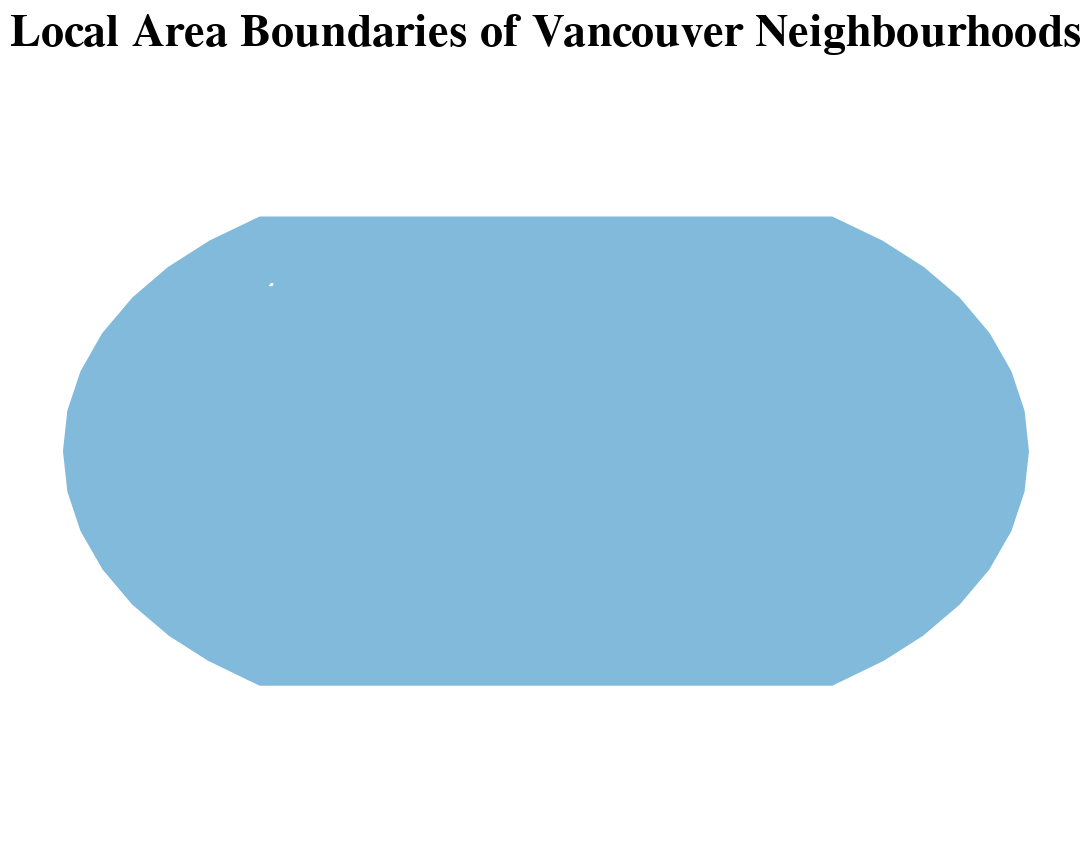

Notebook code cell kept with this figure:
### Code cell
# convert Geopandas Dataframe back to GeoJSON
choro_json = json.loads(van_areas.to_json())
choro_data = alt.Data(values=choro_json['features'])

label = alt.selection_single(
    fields=["properties.name"],
    on='mouseover',  # select on mouseover events   
    empty='none'     
)

# map choropleth layer
choro = alt.Chart(choro_data
    ).mark_geoshape(stroke='white'
    ).encode(
        alt.Color('properties.name:N',
                  scale=alt.Scale(scheme='blues'),
                  title = 'Neighbourhood',
                 legend=None),
        tooltip = [alt.Tooltip('properties.name:N', title='Neighbourhood')]
    ).properties(
        width=500,
        height=400,
        background='transparent',
        title="Local Area Boundaries of Vancouver Neighbourhoods"
    ).configure_view(strokeWidth=0
    ).configure_title(fontSize=24
    ).add_selection(label)


choro  
#choro.save("../figures/van_area_map.png")

### Figure 1 — Vega-Lite specification as saved in the notebook (floating-point values rounded to 4 significant figures; data arrays with more than 128 entries replaced by an {"elided": "..."} marker saying what was removed)
{"$schema": "https://vega.github.io/schema/vega-lite/v4.0.2.json", "background": "transparent", "config": {"title": {"fontSize": 24}, "view": {"continuousHeight": 300, "continuousWidth": 400, "strokeWidth": 0}}, "data": {"values": [{"geometry": {"coordinates": {"elided": "1x107x2 float values"}, "type": "Polygon"}, "id": "0", "properties": {"mapid": "AR", "name": "Arbutus-Ridge"}, "type": "Feature"}, {"geometry": {"coordinates": [[[-123.1, 49.29], [-123.1, 49.29], [-123.1, 49.29], [-123.1, 49.27], [-123.1, 49.27], [-123.1, 49.27], [-123.1, 49.27], [-123.1, 49.27], [-123.1, 49.27], [-123.1, 49.28], [-123.1, 49.28], [-123.1, 49.28], [-123.1, 49.29], [-123.1, 49.3], [-123.1, 49.29], [-123.1, 49.29]]], "type": "Polygon"}, "id": "1", "properties": {"mapid": "CBD", "name": "Downtown"}, "type": "Feature"}, {"geometry": {"coordinates": [[[-123.1, 49.26], [-123.1, 49.27], [-123.1, 49.27], [-123.1, 49.27], [-123.1, 49.27], [-123.1, 49.27], [-123.1, 49.27], [-123.1, 49.27], [-123.1, 49.27], [-123.1, 49.27], [-123.1, 49.27], [-123.1, 49.27], [-123.1, 49.27], [-123.1, 49.27], [-123.1, 49.27], [-123.1, 49.27], [-123.1, 49.27], [-123.1, 49.27], [-123.1, 49.28], [-123.1, 49.27], [-123.1, 49.27], [-123.1, 49.27], [-123.1, 49.26], [-123.1, 49.26], [-123.1, 49.26], [-123.1, 49.26], [-123.1, 49.26], [-123.1, 49.26], [-123.1, 49.26], [-123.1, 49.26], [-123.1, 49.26], [-123.1, 49.26], [-123.1, 49.26], [-123.1, 49.26], [-123.1, 49.26], [-123.1, 49.26], [-123.1, 49.26], [-123.1, 49.26], [-123.1, 49.26], [-123.1, 49.26], [-123.1, 49.26], [-123.1, 49.26], [-123.1, 49.26], [-123.1, 49.26], [-123.1, 49.26], [-123.1, 49.26], [-123.1, 49.26], [-123.1, 49.26], [-123.1, 49.26], [-123.1, 49.26], [-123.1, 49.26], [-123.1, 49.26], [-123.1, 49.26], [-123.1, 49.26], [-123.1, 49.26], [-123.1, 49.26], [-123.1, 49.26], [-123.1, 49.26]]], "type": "Polygon"}, "id": "2", "properties": {"mapid": "FAIR", "name": "Fairview"}, "type": "Feature"}, {"geometry": {"coordinates": [[[-123.1, 49.29], [-123.1, 49.29], [-123.1, 49.29], [-123.1, 49.29], [-123.1, 49.29], [-123.1, 49.26], [-123.1, 49.26], [-123.1, 49.27], [-123.1, 49.29]]], "type": "Polygon"}, "id": "3", "properties": {"mapid": "GW", "name": "Grandview-Woodland"}, "type": "Feature"}, {"geometry": {"coordinates": [[[-123.1, 49.29], [-123.1, 49.29], [-123.0, 49.29], [-123.0, 49.29], [-123.0, 49.29], [-123.0, 49.29], [-123.0, 49.27], [-123.0, 49.27], [-123.0, 49.27], [-123.0, 49.27], [-123.0, 49.26], [-123.0, 49.26], [-123.0, 49.26], [-123.0, 49.26], [-123.0, 49.26], [-123.0, 49.26], [-123.0, 49.26], [-123.0, 49.26], [-123.0, 49.26], [-123.0, 49.26], [-123.0, 49.26], [-123.0, 49.26], [-123.0, 49.26], [-123.0, 49.26], [-123.0, 49.26], [-123.0, 49.26], [-123.0, 49.26], [-123.0, 49.26], [-123.0, 49.26], [-123.0, 49.26], [-123.0, 49.26], [-123.0, 49.26], [-123.0, 49.26], [-123.0, 49.26], [-123.1, 49.26], [-123.1, 49.26], [-123.1, 49.29]]], "type": "Polygon"}, "id": "4", "properties": {"mapid": "HS", "name": "Hastings-Sunrise"}, "type": "Feature"}, {"geometry": {"coordinates": {"elided": "1x72x2 float values"}, "type": "Polygon"}, "id": "5", "properties": {"mapid": "MARP", "name": "Marpole"}, "type": "Feature"}, {"geometry": {"coordinates": {"elided": "1x65x2 float values"}, "type": "Polygon"}, "id": "6", "properties": {"mapid": "RP", "name": "Riley Park"}, "type": "Feature"}, {"geometry": {"coordinates": {"elided": "1x130x2 float values"}, "type": "Polygon"}, "id": "7", "properties": {"mapid": "SHAU", "name": "Shaughnessy"}, "type": "Feature"}, {"geometry": {"coordinates": [[[-123.1, 49.29], [-123.1, 49.29], [-123.1, 49.29], [-123.1, 49.27], [-123.1, 49.27], [-123.1, 49.27], [-123.1, 49.27], [-123.1, 49.27], [-123.1, 49.27], [-123.1, 49.27], [-123.1, 49.27], [-123.1, 49.27], [-123.1, 49.27], [-123.1, 49.27], [-123.1, 49.27], [-123.1, 49.27], [-123.1, 49.27], [-123.1, 49.27], [-123.1, 49.27], [-123.1, 49.27], [-123.1, 49.27], [-123.1, 49.27], [-123.1, 49.27], [-123.1, 49.27], [-123.1, 49.27], [-123.1, 49.27], [-123.1, 49.27], [-123.1, 49.27], [-123.1, 49.27], [-123.1, 49.27], [-123.1, 49.27], [-123.1, 49.27], [-123.1, 49.29]]], "type": "Polygon"}, "id": "8", "properties": {"mapid": "STR", "name": "Strathcona"}, "type": "Feature"}, {"geometry": {"coordinates": [[[-123.1, 49.28], [-123.1, 49.28], [-123.1, 49.28], [-123.1, 49.28], [-123.1, 49.29], [-123.1, 49.29], [-123.1, 49.29], [-123.1, 49.29], [-123.1, 49.29], [-123.1, 49.28], [-123.1, 49.28], [-123.1, 49.28]]], "type": "Polygon"}, "id": "9", "properties": {"mapid": "WE", "name": "West End"}, "type": "Feature"}, {"geometry": {"coordinates": {"elided": "1x111x2 float values"}, "type": "Polygon"}, "id": "10", "properties": {"mapid": "DS", "name": "Dunbar-Southlands"}, "type": "Feature"}, {"geometry": {"coordinates": {"elided": "1x102x2 float values"}, "type": "Polygon"}, "id": "11", "properties": {"mapid": "KERR", "name": "Kerrisdale"}, "type": "Feature"}, {"geometry": {"coordinates": {"elided": "1x85x2 float values"}, "type": "Polygon"}, "id": "12", "properties": {"mapid": "KIL", "name": "Killarney"}, "type": "Feature"}, {"geometry": {"coordinates": [[[-123.1, 49.28], [-123.1, 49.27], [-123.1, 49.27], [-123.1, 49.27], [-123.1, 49.27], [-123.1, 49.27], [-123.1, 49.27], [-123.1, 49.27], [-123.1, 49.27], [-123.1, 49.27], [-123.1, 49.27], [-123.1, 49.27], [-123.1, 49.27], [-123.1, 49.27], [-123.1, 49.27], [-123.1, 49.27], [-123.1, 49.27], [-123.1, 49.27], [-123.1, 49.26], [-123.2, 49.26], [-123.2, 49.26], [-123.2, 49.26], [-123.2, 49.26], [-123.2, 49.26], [-123.2, 49.27], [-123.2, 49.27], [-123.2, 49.28], [-123.2, 49.28], [-123.2, 49.28], [-123.1, 49.28], [-123.1, 49.28], [-123.1, 49.28], [-123.1, 49.28]]], "type": "Polygon"}, "id": "13", "properties": {"mapid": "KITS", "name": "Kitsilano"}, "type": "Feature"}, {"geometry": {"coordinates": [[[-123.1, 49.24], [-123.1, 49.23], [-123.1, 49.23], [-123.1, 49.26], [-123.1, 49.26], [-123.1, 49.26], [-123.1, 49.25], [-123.1, 49.25], [-123.1, 49.25], [-123.1, 49.25], [-123.1, 49.24], [-123.1, 49.24], [-123.1, 49.24], [-123.1, 49.24], [-123.1, 49.24], [-123.1, 49.24], [-123.1, 49.24], [-123.1, 49.24], [-123.1, 49.24], [-123.1, 49.24], [-123.1, 49.24], [-123.1, 49.24], [-123.1, 49.24], [-123.1, 49.24], [-123.1, 49.24], [-123.1, 49.24], [-123.1, 49.24], [-123.1, 49.24], [-123.1, 49.24], [-123.1, 49.24], [-123.1, 49.24], [-123.1, 49.24], [-123.1, 49.24], [-123.1, 49.24], [-123.1, 49.24], [-123.1, 49.24], [-123.1, 49.24], [-123.1, 49.24], [-123.1, 49.24], [-123.1, 49.24], [-123.1, 49.24], [-123.1, 49.24], [-123.1, 49.24], [-123.1, 49.24], [-123.1, 49.24], [-123.1, 49.24], [-123.1, 49.24], [-123.1, 49.24], [-123.1, 49.24], [-123.1, 49.24], [-123.1, 49.24], [-123.1, 49.24], [-123.1, 49.24], [-123.1, 49.24], [-123.1, 49.24], [-123.1, 49.24], [-123.1, 49.24], [-123.1, 49.24], [-123.1, 49.24], [-123.1, 49.24], [-123.1, 49.24]]], "type": "Polygon"}, "id": "14", "properties": {"mapid": "SC", "name": "South Cambie"}, "type": "Feature"}, {"geometry": {"coordinates": {"elided": "1x70x2 float values"}, "type": "Polygon"}, "id": "15", "properties": {"mapid": "VF", "name": "Victoria-Fraserview"}, "type": "Feature"}, {"geometry": {"coordinates": [[[-123.1, 49.26], [-123.1, 49.24], [-123.1, 49.24], [-123.1, 49.24], [-123.1, 49.24], [-123.1, 49.24], [-123.1, 49.24], [-123.1, 49.24], [-123.1, 49.24], [-123.1, 49.24], [-123.1, 49.24], [-123.1, 49.24], [-123.1, 49.24], [-123.1, 49.24], [-123.1, 49.24], [-123.1, 49.23], [-123.1, 49.23], [-123.1, 49.23], [-123.1, 49.23], [-123.1, 49.23], [-123.1, 49.26], [-123.1, 49.26], [-123.1, 49.26], [-123.1, 49.26], [-123.1, 49.26], [-123.1, 49.26], [-123.1, 49.26]]], "type": "Polygon"}, "id": "16", "properties": {"mapid": "KC", "name": "Kensington-Cedar Cottage"}, "type": "Feature"}, {"geometry": {"coordinates": [[[-123.1, 49.27], [-123.1, 49.27], [-123.1, 49.27], [-123.1, 49.27], [-123.1, 49.27], [-123.1, 49.27], [-123.1, 49.27], [-123.1, 49.27], [-123.1, 49.27], [-123.1, 49.27], [-123.1, 49.27], [-123.1, 49.27], [-123.1, 49.27], [-123.1, 49.27], [-123.1, 49.27], [-123.1, 49.27], [-123.1, 49.27], [-123.1, 49.27], [-123.1, 49.27], [-123.1, 49.27], [-123.1, 49.27], [-123.1, 49.27], [-123.1, 49.27], [-123.1, 49.27], [-123.1, 49.27], [-123.1, 49.27], [-123.1, 49.27], [-123.1, 49.27], [-123.1, 49.27], [-123.1, 49.27], [-123.1, 49.26], [-123.1, 49.26], [-123.1, 49.26], [-123.1, 49.26], [-123.1, 49.26], [-123.1, 49.26], [-123.1, 49.27], [-123.1, 49.27], [-123.1, 49.27], [-123.1, 49.27], [-123.1, 49.27], [-123.1, 49.27], [-123.1, 49.27]]], "type": "Polygon"}, "id": "17", "properties": {"mapid": "MP", "name": "Mount Pleasant"}, "type": "Feature"}, {"geometry": {"coordinates": [[[-123.1, 49.23], [-123.1, 49.22], [-123.1, 49.22], [-123.1, 49.23], [-123.1, 49.23], [-123.1, 49.23]]], "type": "Polygon"}, "id": "18", "properties": {"mapid": "OAK", "name": "Oakridge"}, "type": "Feature"}, {"geometry": {"coordinates": {"elided": "1x84x2 float values"}, "type": "Polygon"}, "id": "19", "properties": {"mapid": "RC", "name": "Renfrew-Collingwood"}, "type": "Feature"}, {"geometry": {"coordinates": [[[-123.1, 49.2], [-123.1, 49.22], [-123.1, 49.23], [-123.1, 49.23], [-123.1, 49.23], [-123.1, 49.22], [-123.1, 49.22], [-123.1, 49.21], [-123.1, 49.21], [-123.1, 49.21], [-123.1, 49.21], [-123.1, 49.21], [-123.1, 49.21], [-123.1, 49.21], [-123.1, 49.21], [-123.1, 49.21], [-123.1, 49.21], [-123.1, 49.2], [-123.1, 49.2], [-123.1, 49.2], [-123.1, 49.2], [-123.1, 49.2], [-123.1, 49.2], [-123.1, 49.2], [-123.1, 49.2], [-123.1, 49.2], [-123.1, 49.2], [-123.1, 49.2], [-123.1, 49.2], [-123.1, 49.2], [-123.1, 49.2], [-123.1, 49.2], [-123.1, 49.2]]], "type": "Polygon"}, "id": "20", "properties": {"mapid": "SUN", "name": "Sunset"}, "type": "Feature"}, {"geometry": {"coordinates": [[[-123.2, 49.28], [-123.2, 49.28], [-123.2, 49.28], [-123.2, 49.27], [-123.2, 49.27], [-123.2, 49.26], [-123.2, 49.26], [-123.2, 49.26], [-123.2, 49.26], [-123.2, 49.26], [-123.2, 49.27], [-123.2, 49.27], [-123.2, 49.27], [-123.2, 49.27], [-123.2, 49.27], [-123.2, 49.27], [-123.2, 49.27], [-123.2, 49.27], [-123.2, 49.27], [-123.2, 49.28], [-123.2, 49.28]]], "type": "Polygon"}, "id": "21", "properties": {"mapid": "WPG", "name": "West Point Grey"}, "type": "Feature"}]}, "encoding": {"color": {"field": "properties.name", "legend": null, "scale": {"scheme": "blues"}, "title": "Neighbourhood", "type": "nominal"}, "tooltip": [{"field": "properties.name", "title": "Neighbourhood", "type": "nominal"}]}, "height": 400, "mark": {"stroke": "white", "type": "geoshape"}, "selection": {"selector017": {"empty": "none", "fields": ["properties.name"], "on": "mouseover", "type": "single"}}, "title": "Local Area Boundaries of Vancouver Neighbourhoods", "width": 500}
